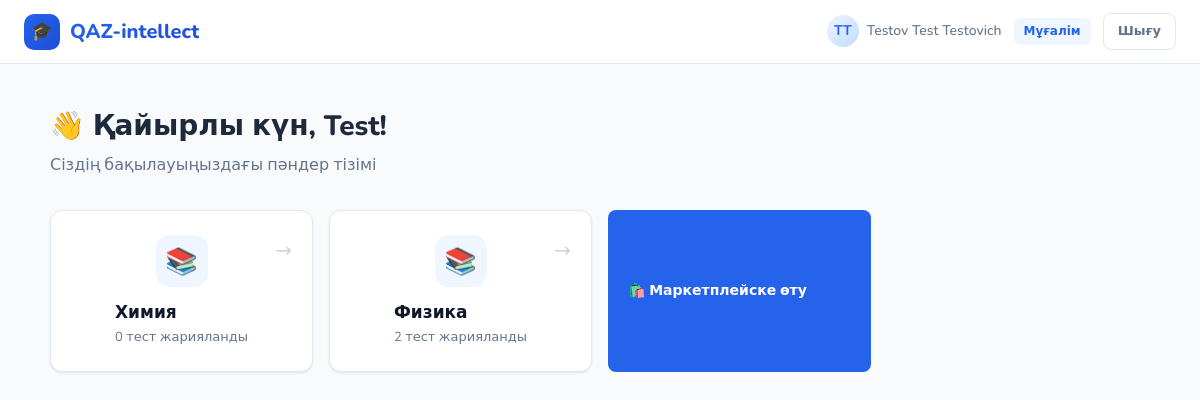
Page /teacher/ (signed in) on the committed database.
### core/models.py (models this page shows, shortened)
class User(AbstractUser):
    ROLE_STUDENT = 'student'
    ROLE_TEACHER = 'teacher'
    ROLE_CHOICES = [
        (ROLE_STUDENT, 'Оқушы'),
        (ROLE_TEACHER, 'Мұғалім'),
    ]
    role = models.CharField(max_length=20, choices=ROLE_CHOICES, default=ROLE_STUDENT)
    subjects = models.ManyToManyField(Subject, blank=True, related_name='teachers')
    first_name = models.CharField(max_length=150)
    last_name = models.CharField(max_length=150)
    patronymic = models.CharField(max_length=150, blank=True, verbose_name='Әкесінің аты')
    @property
    def full_name(self):
        parts = [self.last_name, self.first_name, self.patronymic]
        return ' '.join(p for p in parts if p)
    @property
    def is_teacher(self):
        return self.role == self.ROLE_TEACHER

class Subject(models.Model):
    name = models.CharField(max_length=100, unique=True, verbose_name='Пән атауы')
    icon = models.CharField(max_length=10, default='📚')
    created_at = models.DateTimeField(auto_now_add=True)
    class Meta:
        verbose_name = 'Пән'
        verbose_name_plural = 'Пәндер'

### core/views.py (the view)
# urls.py: path('teacher/', views.teacher_dashboard, name='teacher_dashboard'),
@login_required
def teacher_dashboard(request):
    if not request.user.is_teacher:
        return redirect('student_dashboard')
    subjects = request.user.subjects.prefetch_related('quizzes').all()
    return render(request, 'core/teacher_dashboard.html', {'subjects': subjects})

### core/templates/core/teacher_dashboard.html (shortened to what this page needs)
{% extends 'core/base.html' %}
{% block content %}
<div class="container page">
  <div class="page-header" style="display:flex; justify-content:space-between; align-items:center;">
    <div>
      <h2 class="page-title">👋 Қайырлы күн, {{ user.first_name }}!</h2>
      <p class="page-subtitle">Сіздің бақылауыңыздағы пәндер тізімі</p>
    </div>
  </div>
  <div class="grid-3" style="margin-top:24px;">
    {% for subject in subjects %}
    <a href="{% url 'teacher_subject_quizzes' subject.id %}" class="subject-card teacher-card">
      <div class="subject-icon">{{ subject.icon }}</div>
      <div class="subject-info">
        <div class="subject-name">{{ subject.name }}</div>
        <div class="subject-count">{{ subject.quizzes.count }} тест жарияланды</div>
      </div>
      <div class="card-arrow">→</div>
    </a>
    {% empty %}
    <div class="empty-state">
      <div class="empty-icon">📭</div>
      <div class="empty-title">Пәндер жоқ</div>
      <div class="empty-desc">Тіркелу кезінде пәндер таңдалмаған немесе маркетплейстен тест көшіріп алыңыз</div>
    </div>
    {% endfor %}
      <a href="/marketplace/" class="btn btn-primary">🛍️ Маркетплейске өту</a>
  </div>
</div>
{% endblock %}

### core/templates/core/base.html (shortened to what this page needs)
{% load static %}
<!DOCTYPE html>
<html lang="kk">
<head>
  <link rel="stylesheet" href="{% static 'core/css/style.css' %}">
</head>
<body>
{% if user.is_authenticated %}
<nav class="navbar">
  <a href="/" class="nav-brand">
    <div class="nav-logo">🎓</div>
    <span class="nav-brand-text">QAZ-intellect</span>
  </a>
  <div class="nav-actions">
    <div class="nav-user">
      <div class="nav-avatar">{{ user.first_name.0 }}{{ user.last_name.0 }}</div>
      <span>{{ user.full_name }}</span>
      {% if user.is_teacher %}
        <span class="badge badge-primary" style="margin-left:4px">Мұғалім</span>
      {% endif %}
    </div>
    <a href="/logout/" class="btn btn-ghost btn-sm">Шығу</a>
  </div>
</nav>
{% endif %}
{% block content %}{% endblock %}
</body>
</html>

### core/static/core/css/style.css (style rules this page uses)
:root { --primary: #2563EB; --primary-light: #EFF6FF; --primary-dark: #1D4ED8; --accent: #10B981; --accent-light: #ECFDF5; --warning: #F59E0B; --danger: #EF4444; --danger-light: #FEF2F2; --text: #0F172A; --text-muted: #64748B; --text-light: #94A3B8; --border: #E2E8F0; --border-focus: #93C5FD; --bg: #F8FAFC; --card: #FFFFFF; --shadow-sm: 0 1px 3px rgba(0,0,0,0.06), 0 1px 2px rgba(0,0,0,0.04); --shadow: 0 4px 16px rgba(0,0,0,0.08); --shadow-lg: 0 10px 40px rgba(0,0,0,0.12); --radius: 12px; --radius-sm: 8px; --radius-lg: 20px; --font: 'Nunito', 'DejaVu Sans', sans-serif; }
* { box-sizing: border-box; margin: 0; padding: 0; }
body { font-family: var(--font); background: var(--bg); color: var(--text); font-size: 15px; line-height: 1.6; min-height: 100vh; }
.navbar { background: var(--card); border-bottom: 1px solid var(--border); padding: 0 24px; height: 64px; display: flex; align-items: center; justify-content: space-between; position: sticky; top: 0; z-index: 100; backdrop-filter: blur(8px); }
.nav-brand { display: flex; align-items: center; gap: 10px; text-decoration: none; color: var(--text); }
.nav-logo { width: 36px; height: 36px; background: linear-gradient(135deg, var(--primary), var(--primary-dark)); border-radius: 10px; display: flex; align-items: center; justify-content: center; font-size: 18px; color: white; }
.nav-brand-text { font-size: 20px; font-weight: 800; background: linear-gradient(135deg, var(--primary), var(--primary-dark)); -webkit-background-clip: text; -webkit-text-fill-color: transparent; background-clip: text; }
.nav-actions { display: flex; align-items: center; gap: 12px; }
.nav-user { display: flex; align-items: center; gap: 8px; color: var(--text-muted); font-size: 14px; font-weight: 500; }
.nav-avatar { width: 32px; height: 32px; background: linear-gradient(135deg, var(--primary-light), #BFDBFE); border-radius: 50%; display: flex; align-items: center; justify-content: center; font-size: 14px; font-weight: 700; color: var(--primary); }
.container { max-width: 1100px; margin: 0 auto; padding: 0 24px; }
.page { padding: 40px 0 80px; }
.page-header { margin-bottom: 32px; }
.page-title { font-size: 28px; font-weight: 800; color: var(--text); margin-bottom: 4px; }
.page-subtitle { color: var(--text-muted); font-size: 15px; }
.grid-3 { display: grid; grid-template-columns: repeat(auto-fill, minmax(220px, 1fr)); gap: 16px; }
.subject-card { background: var(--card); border: 1px solid var(--border); border-radius: var(--radius); padding: 24px; text-decoration: none; color: var(--text); display: flex; flex-direction: column; gap: 12px; transition: all 0.2s ease; cursor: pointer; box-shadow: var(--shadow-sm); }
.subject-icon { width: 52px; height: 52px; border-radius: 14px; background: var(--primary-light); display: flex; align-items: center; justify-content: center; font-size: 26px; }
.subject-name { font-size: 17px; font-weight: 700; }
.subject-count { font-size: 13px; color: var(--text-muted); }
.btn { display: inline-flex; align-items: center; gap: 6px; padding: 10px 20px; border-radius: var(--radius-sm); font-family: var(--font); font-size: 14px; font-weight: 600; cursor: pointer; text-decoration: none; border: none; transition: all 0.2s ease; white-space: nowrap; }
.btn-primary { background: var(--primary); color: white; }
.btn-ghost { background: transparent; color: var(--text-muted); border: 1.5px solid var(--border); }
.btn-sm { padding: 7px 14px; font-size: 13px; }
.badge { display: inline-flex; align-items: center; padding: 3px 10px; border-radius: 20px; font-size: 12px; font-weight: 600; }
.badge-primary { background: var(--primary-light); color: var(--primary); }

### core/templates/core/teacher_dashboard.html (style rules this page uses)
.teacher-card { display: flex; align-items: center; text-decoration: none; color: inherit; position: relative; }
.card-arrow { position: absolute; right: 20px; color: #cbd5e1; font-size: 20px; }
.badge { padding: 4px 10px; border-radius: 6px; font-size: 12px; font-weight: 600; }
.page-title { font-size: 28px; font-weight: 800; color: #1e293b; }
.page-subtitle { color: #64748b; font-size: 16px; }

### rows in the picture
User: first_name.0 "T", last_name.0 "T", full_name "Testov Test Testovich", first_name "Test"
Subject: icon "📚", name "Химия", quizzes.count "0"
Subject: icon "📚", name "Физика", quizzes.count "2"
